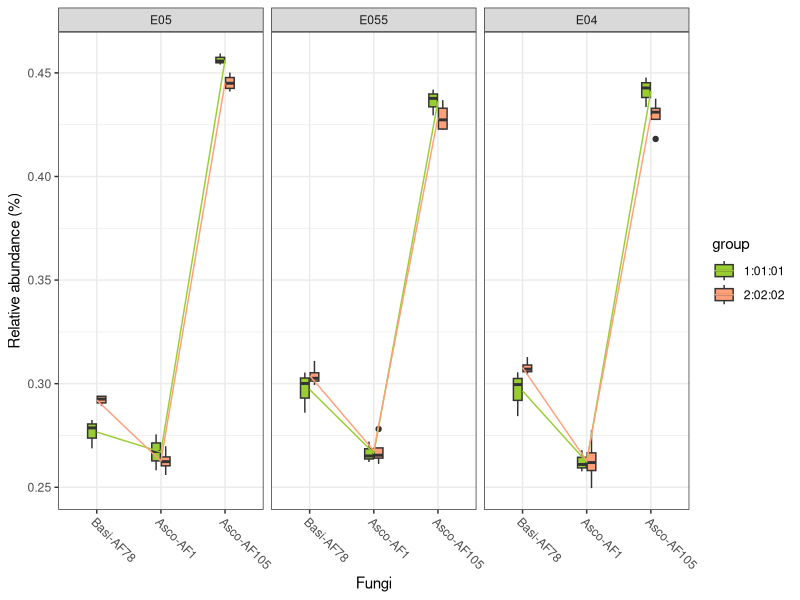
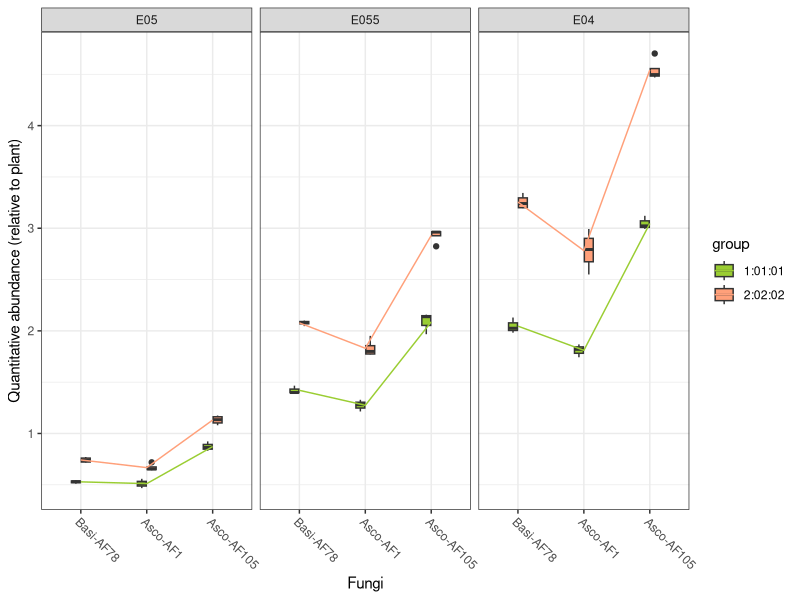

Write R code to recreate these figures, in order.
## ---- chunk 1
rm(list=ls()) 

library(ggplot2)
library(ggpubr)
library(dplyr)
library(tidyr)
## ---- chunk 2
fun_ra <- read.csv("data/Fig3c-bar-ra.csv", header = T)
table_fun_ra_r <- gather(fun_ra,  key = sample , value = count, `sample01`:`sample04`)
table_fun_ra <- table_fun_ra_r
table_fun_ra$fungi <- factor(table_fun_ra_r$fungi)
table_fun_ra$group <- factor(table_fun_ra_r$group)

fun_aa <- read.csv("data/Fig3d-bar-aa.csv", header = T)
table_fun_aa_r <- gather(fun_aa,  key = sample , value = count, `sample01`:`sample04`)
table_fun_aa <- table_fun_aa_r
table_fun_aa$fungi <- factor(table_fun_aa_r$fungi)
table_fun_aa$group <- factor(table_fun_aa_r$group)
## ---- chunk 3
E05_fun_ra <- filter(table_fun_ra, spike == "E05")
E55_fun_ra <- filter(table_fun_ra, spike == "E055")
E04_fun_ra <- filter(table_fun_ra, spike == "E04")
FigS3S4_fun_ra <- rbind(E05_fun_ra, E55_fun_ra, E04_fun_ra)

group1_FigS3S4_fun_ra <- filter(FigS3S4_fun_ra , group == "1:01:01")
group2_FigS3S4_fun_ra <- filter(FigS3S4_fun_ra , group == "2:02:02")

E05_fun_aa <- filter(table_fun_aa, spike == "E05")
E55_fun_aa <- filter(table_fun_aa, spike == "E055")
E04_fun_aa <- filter(table_fun_aa, spike == "E04")
FigS3S4_fun_aa <- rbind(E05_fun_aa, E55_fun_aa, E04_fun_aa)

group1_FigS3S4_fun_aa <- filter(FigS3S4_fun_aa , group == "1:01:01")
group2_FigS3S4_fun_aa <- filter(FigS3S4_fun_aa , group == "2:02:02")

FigS6_ra_g1g2 <- rbind(group1_FigS3S4_fun_ra, group2_FigS3S4_fun_ra)
FigS6_aa_g1g2 <- rbind(group1_FigS3S4_fun_aa, group2_FigS3S4_fun_aa)

FigS6_ra_g1g2$spike <- factor(FigS6_ra_g1g2$spike,levels=c("E05","E055", "E04"))
FigS6_aa_g1g2$spike <- factor(FigS6_aa_g1g2$spike,levels=c("E05","E055", "E04"))
## ---- chunk 4
FigS6_ra <- ggplot(FigS6_ra_g1g2) +
  geom_boxplot(aes(x = fungi, y = count, fill = group), width = 0.3, na.rm = TRUE) +
  scale_fill_manual(values=c("#9acd32","#ffa07a"))+
  geom_line(aes(x = fungi, y = mean, group = group, color = group), na.rm = TRUE) +
  facet_wrap(~spike, ncol = 3, as.table = TRUE) +
  labs(x="Fungi", y="Relative abundance (%)")  +
  scale_x_discrete(limits=c("Basi-AF78","Asco-AF1","Asco-AF105"))+
  scale_color_manual(values=c("#9acd32","#ffa07a"))+
  theme_bw() +
  theme(axis.text.x = element_text(angle = -45, vjust = 1, hjust = 0))
FigS6_ra
# 
# ggsave(paste("result/FigS6-ra.pdf", sep=""), FigS6_ra, width = 9, height = 5)

FigS6_aa <- ggplot(FigS6_aa_g1g2) +
  geom_boxplot(aes(x = fungi, y = count, fill = group), width = 0.3, na.rm = TRUE) +
  scale_fill_manual(values=c("#9acd32","#ffa07a"))+
  geom_line(aes(x = fungi, y = mean, group = group, color = group), na.rm = TRUE) +
  facet_wrap(~spike, ncol = 3, as.table = TRUE) +
  labs(x="Fungi", y="Quantitative abundance (relative to plant)")  +
  scale_x_discrete(limits=c("Basi-AF78","Asco-AF1","Asco-AF105"))+
  scale_color_manual(values=c("#9acd32","#ffa07a"))+
  theme_bw() +
  theme(axis.text.x = element_text(angle = -45, vjust = 1, hjust = 0))
FigS6_aa
# 
# ggsave(paste("result/FigS6_aa.pdf", sep=""), FigS6_aa, width = 9, height = 5)

